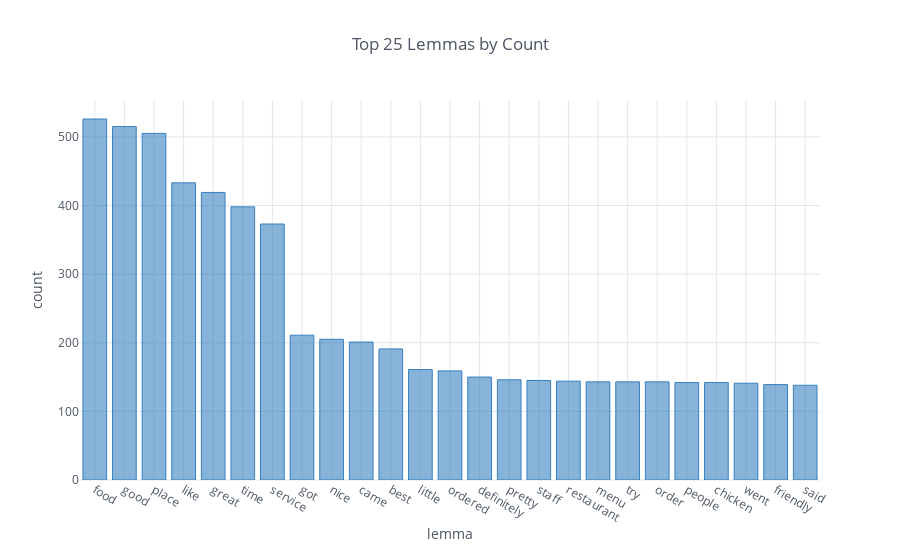

The code cell stored with this chart in its notebook:
### Code cell
lemma_df = pd.DataFrame(Counter(all_lemmas).most_common(25), columns=['Word', 'Count']).set_index('Word')
lemma_plot = lemma_df.iplot(kind='bar', 
                            asFigure=True, 
                            xTitle='lemma', 
                            yTitle='count', 
                            title='Top 25 Lemmas by Count',
                            color='blue')
cf.iplot(lemma_plot, legend=False)

### Figure 1 — Plotly figure (JSON) as saved in the notebook; plotly's stock layout.template omitted (floating-point values rounded to 4 significant figures)
{"data": [{"marker": {"color": "rgba(55, 128, 191, 0.6)", "line": {"color": "rgba(55, 128, 191, 1.0)", "width": 1}}, "name": "Count", "orientation": "v", "text": "", "type": "bar", "uid": "344981", "x": ["food", "good", "place", "like", "great", "time", "service", "got", "nice", "came", "best", "little", "ordered", "definitely", "pretty", "staff", "restaurant", "menu", "try", "order", "people", "chicken", "went", "friendly", "said"], "y": [526, 515, 505, 433, 419, 398, 373, 211, 205, 201, 191, 161, 159, 150, 146, 145, 144, 143, 143, 143, 142, 142, 141, 139, 138]}], "layout": {"autosize": true, "legend": {"bgcolor": "#FFFFFF", "font": {"color": "#4D5663"}}, "paper_bgcolor": "#FFFFFF", "plot_bgcolor": "#FFFFFF", "showlegend": false, "title": "Top 25 Lemmas by Count", "titlefont": {"color": "#4D5663"}, "xaxis": {"autorange": true, "gridcolor": "#E1E5ED", "range": [-0.5, 24.5], "showgrid": true, "tickfont": {"color": "#4D5663"}, "title": "lemma", "titlefont": {"color": "#4D5663"}, "type": "category", "zerolinecolor": "#E1E5ED"}, "yaxis": {"autorange": true, "gridcolor": "#E1E5ED", "range": [0, 553.7], "showgrid": true, "tickfont": {"color": "#4D5663"}, "title": "count", "titlefont": {"color": "#4D5663"}, "type": "linear", "zerolinecolor": "#E1E5ED"}}}
